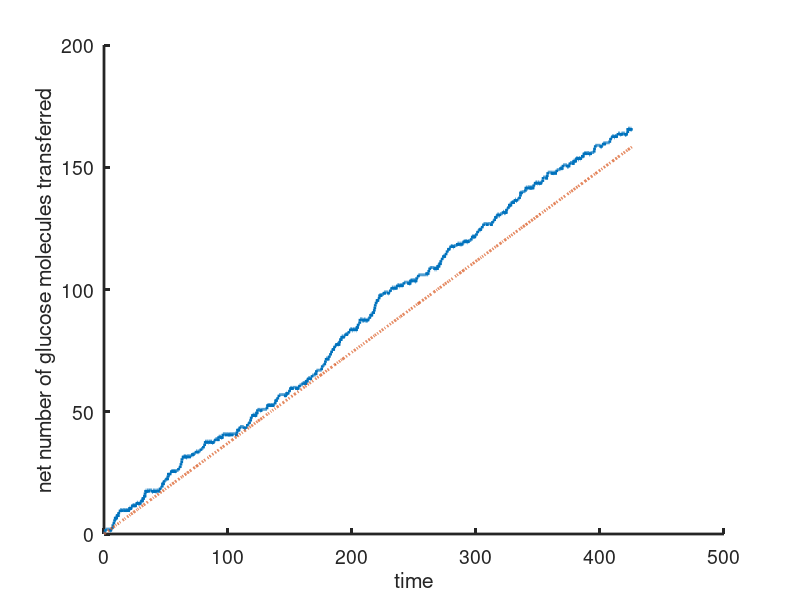

Reproduce this figure in MATLAB.
%-------------------------------------------------------------------

% Matlab code to compute the flux through a stochastic model of a glucose transporter,
% using the Gillespie algorithm.

% For Chapter 2, Section 2.9.3 of
% Keener and Sneyd, Mathematical Physiology, 3rd Edition, Springer.

% Written by James Keener and James Sneyd

%-------------------------------------------------------------------

clear all
close all
clc
set(0,                           ...
   'defaultaxesfontsize', 20,   ...
   'defaultaxeslinewidth', 2.0, ...
   'defaultlinelinewidth', 2);
global k kp km

k = 10;
km = 1;
kp = 1;
ci = 0.1; ce = 10; % these concentrations are held fixed

 %states are
 % S=1, Ce
 % S=2, Pe
 % S=3, Pi
 % S=4, Ci

%the notation here is
%G_{i,j} = reaction rate for going from state j to state i

G = [0    km 0 k;
    ce*kp 0  k 0;
    0     k  0 ci*kp;
    k     0 km 0];
CG = cumsum(G)
GS = CG(4,:);

 % First do a long simulation using the Gillespie method
% Store in S, with times in T
num = 5000; % number of reaction steps to take
S = zeros(1,num); S(1) = 1;  % S can be 1, 2, 3, or 4
T = zeros(1,num);
count= zeros(4,4); % this is where we count the number of reactions
trans = zeros(1,num);
% During the simulation count the number of glucose molecules transferred in each direction.
for i = 1:num-1
        r1 = rand;
        r2 = rand;  % Note that you need two random numbers. One for the time, and one for the choice of state.
        K = GS(S(i));
        T(i+1) = T(i) - (1/K)*log(r1);
        S(i+1) = find(CG(:,S(i))>r2*GS(S(i)),1);  %This determines the next state
   count(S(i+1),S(i)) =  count(S(i+1),S(i)) +1;  % this counts which reaction occurs
  trans(i+1) = (count(2,1)-count(1,2)) ;
end

slope = trans(end)/T(end)

% now calculate the flux from the deterministic model

A = G-diag(GS);

A(4,:) = ones(1,4);
RHS = zeros(4,1);
RHS(4) = 1;
P = A\RHS;
flux =  (G(2,1)*P(1)-G(1,2)*P(2))

plot(T,trans,T, flux*T,'--','LineWidth',2)
set(gca,'FontSize',14)
xlabel('time')
ylabel('net number of glucose molecules transferred')
box off
